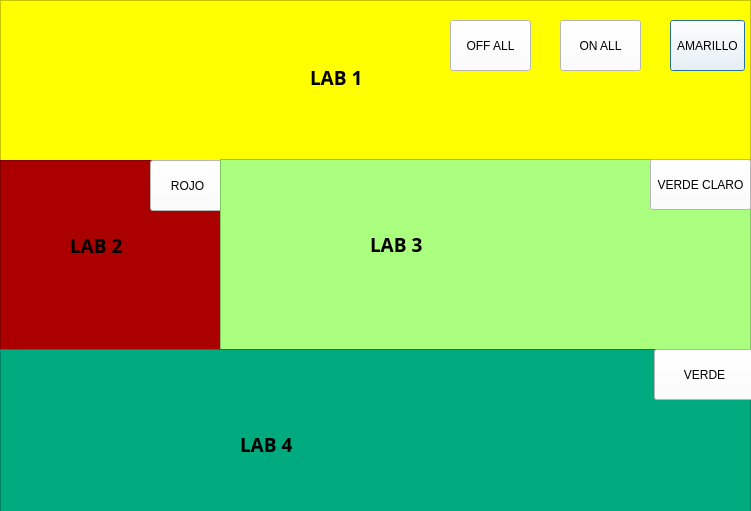
<?xml version="1.0" encoding="UTF-8"?>
<ui version="4.0">
 <class>Dialog</class>
 <widget class="QDialog" name="Dialog">
  <property name="geometry">
   <rect>
    <x>0</x>
    <y>0</y>
    <width>751</width>
    <height>511</height>
   </rect>
  </property>
  <property name="windowTitle">
   <string>Dialog</string>
  </property>
  <property name="styleSheet">
   <string notr="true"/>
  </property>
  <widget class="Line" name="line">
   <property name="geometry">
    <rect>
     <x>0</x>
     <y>160</y>
     <width>118</width>
     <height>3</height>
    </rect>
   </property>
   <property name="orientation">
    <enum>Qt::Horizontal</enum>
   </property>
  </widget>
  <widget class="Line" name="line_2">
   <property name="geometry">
    <rect>
     <x>110</x>
     <y>160</y>
     <width>118</width>
     <height>3</height>
    </rect>
   </property>
   <property name="orientation">
    <enum>Qt::Horizontal</enum>
   </property>
  </widget>
  <widget class="Line" name="line_3">
   <property name="geometry">
    <rect>
     <x>220</x>
     <y>160</y>
     <width>118</width>
     <height>3</height>
    </rect>
   </property>
   <property name="orientation">
    <enum>Qt::Horizontal</enum>
   </property>
  </widget>
  <widget class="Line" name="line_4">
   <property name="geometry">
    <rect>
     <x>330</x>
     <y>160</y>
     <width>118</width>
     <height>3</height>
    </rect>
   </property>
   <property name="orientation">
    <enum>Qt::Horizontal</enum>
   </property>
  </widget>
  <widget class="Line" name="line_5">
   <property name="geometry">
    <rect>
     <x>440</x>
     <y>160</y>
     <width>118</width>
     <height>3</height>
    </rect>
   </property>
   <property name="orientation">
    <enum>Qt::Horizontal</enum>
   </property>
  </widget>
  <widget class="Line" name="line_6">
   <property name="geometry">
    <rect>
     <x>550</x>
     <y>160</y>
     <width>118</width>
     <height>3</height>
    </rect>
   </property>
   <property name="orientation">
    <enum>Qt::Horizontal</enum>
   </property>
  </widget>
  <widget class="Line" name="line_7">
   <property name="geometry">
    <rect>
     <x>630</x>
     <y>160</y>
     <width>118</width>
     <height>3</height>
    </rect>
   </property>
   <property name="orientation">
    <enum>Qt::Horizontal</enum>
   </property>
  </widget>
  <widget class="Line" name="line_8">
   <property name="geometry">
    <rect>
     <x>220</x>
     <y>160</y>
     <width>3</width>
     <height>61</height>
    </rect>
   </property>
   <property name="orientation">
    <enum>Qt::Vertical</enum>
   </property>
  </widget>
  <widget class="Line" name="line_9">
   <property name="geometry">
    <rect>
     <x>220</x>
     <y>220</y>
     <width>3</width>
     <height>61</height>
    </rect>
   </property>
   <property name="orientation">
    <enum>Qt::Vertical</enum>
   </property>
  </widget>
  <widget class="Line" name="line_10">
   <property name="geometry">
    <rect>
     <x>220</x>
     <y>280</y>
     <width>3</width>
     <height>61</height>
    </rect>
   </property>
   <property name="orientation">
    <enum>Qt::Vertical</enum>
   </property>
  </widget>
  <widget class="Line" name="line_11">
   <property name="geometry">
    <rect>
     <x>0</x>
     <y>350</y>
     <width>118</width>
     <height>3</height>
    </rect>
   </property>
   <property name="orientation">
    <enum>Qt::Horizontal</enum>
   </property>
  </widget>
  <widget class="Line" name="line_12">
   <property name="geometry">
    <rect>
     <x>120</x>
     <y>350</y>
     <width>118</width>
     <height>3</height>
    </rect>
   </property>
   <property name="orientation">
    <enum>Qt::Horizontal</enum>
   </property>
  </widget>
  <widget class="Line" name="line_13">
   <property name="geometry">
    <rect>
     <x>220</x>
     <y>290</y>
     <width>3</width>
     <height>61</height>
    </rect>
   </property>
   <property name="orientation">
    <enum>Qt::Vertical</enum>
   </property>
  </widget>
  <widget class="Line" name="line_14">
   <property name="geometry">
    <rect>
     <x>230</x>
     <y>350</y>
     <width>118</width>
     <height>3</height>
    </rect>
   </property>
   <property name="orientation">
    <enum>Qt::Horizontal</enum>
   </property>
  </widget>
  <widget class="Line" name="line_15">
   <property name="geometry">
    <rect>
     <x>340</x>
     <y>350</y>
     <width>118</width>
     <height>3</height>
    </rect>
   </property>
   <property name="orientation">
    <enum>Qt::Horizontal</enum>
   </property>
  </widget>
  <widget class="Line" name="line_16">
   <property name="geometry">
    <rect>
     <x>440</x>
     <y>350</y>
     <width>118</width>
     <height>3</height>
    </rect>
   </property>
   <property name="orientation">
    <enum>Qt::Horizontal</enum>
   </property>
  </widget>
  <widget class="Line" name="line_17">
   <property name="geometry">
    <rect>
     <x>550</x>
     <y>350</y>
     <width>118</width>
     <height>3</height>
    </rect>
   </property>
   <property name="orientation">
    <enum>Qt::Horizontal</enum>
   </property>
  </widget>
  <widget class="Line" name="line_18">
   <property name="geometry">
    <rect>
     <x>640</x>
     <y>350</y>
     <width>118</width>
     <height>3</height>
    </rect>
   </property>
   <property name="orientation">
    <enum>Qt::Horizontal</enum>
   </property>
  </widget>
  <widget class="QFrame" name="frame">
   <property name="geometry">
    <rect>
     <x>0</x>
     <y>0</y>
     <width>751</width>
     <height>161</height>
    </rect>
   </property>
   <property name="styleSheet">
    <string notr="true">background-color: rgb(255, 255, 0);</string>
   </property>
   <property name="frameShape">
    <enum>QFrame::StyledPanel</enum>
   </property>
   <property name="frameShadow">
    <enum>QFrame::Raised</enum>
   </property>
   <widget class="QPushButton" name="AMARILLO">
    <property name="geometry">
     <rect>
      <x>670</x>
      <y>20</y>
      <width>75</width>
      <height>51</height>
     </rect>
    </property>
    <property name="styleSheet">
     <string notr="true">background-color: rgb(255, 255, 255);</string>
    </property>
    <property name="text">
     <string>AMARILLO</string>
    </property>
   </widget>
   <widget class="QPushButton" name="ALL">
    <property name="geometry">
     <rect>
      <x>560</x>
      <y>20</y>
      <width>81</width>
      <height>51</height>
     </rect>
    </property>
    <property name="styleSheet">
     <string notr="true">background-color: rgb(255, 255, 255);</string>
    </property>
    <property name="text">
     <string>ON ALL</string>
    </property>
   </widget>
   <widget class="QLabel" name="label">
    <property name="geometry">
     <rect>
      <x>310</x>
      <y>52</y>
      <width>131</width>
      <height>51</height>
     </rect>
    </property>
    <property name="font">
     <font>
      <family>Bahnschrift</family>
      <pointsize>14</pointsize>
      <weight>75</weight>
      <bold>true</bold>
     </font>
    </property>
    <property name="text">
     <string>LAB 1</string>
    </property>
   </widget>
   <widget class="QLabel" name="label_4">
    <property name="geometry">
     <rect>
      <x>410</x>
      <y>140</y>
      <width>131</width>
      <height>51</height>
     </rect>
    </property>
    <property name="font">
     <font>
      <family>Bahnschrift</family>
      <pointsize>14</pointsize>
      <weight>75</weight>
      <bold>true</bold>
     </font>
    </property>
    <property name="text">
     <string>LAB 1</string>
    </property>
   </widget>
   <widget class="QPushButton" name="OFFALL">
    <property name="geometry">
     <rect>
      <x>450</x>
      <y>20</y>
      <width>81</width>
      <height>51</height>
     </rect>
    </property>
    <property name="styleSheet">
     <string notr="true">background-color: rgb(255, 255, 255);</string>
    </property>
    <property name="text">
     <string>OFF ALL</string>
    </property>
   </widget>
  </widget>
  <widget class="QFrame" name="frame_2">
   <property name="geometry">
    <rect>
     <x>0</x>
     <y>160</y>
     <width>221</width>
     <height>191</height>
    </rect>
   </property>
   <property name="styleSheet">
    <string notr="true">background-color: rgb(170, 0, 0);</string>
   </property>
   <property name="frameShape">
    <enum>QFrame::StyledPanel</enum>
   </property>
   <property name="frameShadow">
    <enum>QFrame::Raised</enum>
   </property>
   <widget class="QPushButton" name="ROJO">
    <property name="geometry">
     <rect>
      <x>150</x>
      <y>0</y>
      <width>75</width>
      <height>51</height>
     </rect>
    </property>
    <property name="styleSheet">
     <string notr="true">background-color: rgb(255, 255, 255);</string>
    </property>
    <property name="text">
     <string>ROJO</string>
    </property>
   </widget>
   <widget class="QLabel" name="label_2">
    <property name="geometry">
     <rect>
      <x>70</x>
      <y>60</y>
      <width>131</width>
      <height>51</height>
     </rect>
    </property>
    <property name="font">
     <font>
      <family>Bahnschrift</family>
      <pointsize>14</pointsize>
      <weight>75</weight>
      <bold>true</bold>
     </font>
    </property>
    <property name="text">
     <string>LAB 2</string>
    </property>
   </widget>
  </widget>
  <widget class="QFrame" name="frame_3">
   <property name="geometry">
    <rect>
     <x>220</x>
     <y>159</y>
     <width>531</width>
     <height>191</height>
    </rect>
   </property>
   <property name="styleSheet">
    <string notr="true">background-color: rgb(170, 255, 127);</string>
   </property>
   <property name="frameShape">
    <enum>QFrame::StyledPanel</enum>
   </property>
   <property name="frameShadow">
    <enum>QFrame::Raised</enum>
   </property>
   <widget class="QPushButton" name="VERDE_CLARO">
    <property name="geometry">
     <rect>
      <x>430</x>
      <y>0</y>
      <width>101</width>
      <height>51</height>
     </rect>
    </property>
    <property name="styleSheet">
     <string notr="true">background-color: rgb(255, 255, 255);</string>
    </property>
    <property name="text">
     <string>VERDE CLARO</string>
    </property>
   </widget>
   <widget class="QLabel" name="label_3">
    <property name="geometry">
     <rect>
      <x>150</x>
      <y>60</y>
      <width>131</width>
      <height>51</height>
     </rect>
    </property>
    <property name="font">
     <font>
      <family>Bahnschrift</family>
      <pointsize>14</pointsize>
      <weight>75</weight>
      <bold>true</bold>
     </font>
    </property>
    <property name="text">
     <string>LAB 3</string>
    </property>
   </widget>
  </widget>
  <widget class="QFrame" name="frame_4">
   <property name="geometry">
    <rect>
     <x>0</x>
     <y>349</y>
     <width>751</width>
     <height>171</height>
    </rect>
   </property>
   <property name="styleSheet">
    <string notr="true">background-color: rgb(0, 170, 127);</string>
   </property>
   <property name="frameShape">
    <enum>QFrame::StyledPanel</enum>
   </property>
   <property name="frameShadow">
    <enum>QFrame::Raised</enum>
   </property>
   <widget class="QPushButton" name="pushButton_4">
    <property name="geometry">
     <rect>
      <x>654</x>
      <y>0</y>
      <width>101</width>
      <height>51</height>
     </rect>
    </property>
    <property name="styleSheet">
     <string notr="true">background-color: rgb(255, 255, 255);</string>
    </property>
    <property name="text">
     <string>VERDE</string>
    </property>
   </widget>
   <widget class="QLabel" name="label_5">
    <property name="geometry">
     <rect>
      <x>240</x>
      <y>70</y>
      <width>131</width>
      <height>51</height>
     </rect>
    </property>
    <property name="font">
     <font>
      <family>Bahnschrift</family>
      <pointsize>14</pointsize>
      <weight>75</weight>
      <bold>true</bold>
     </font>
    </property>
    <property name="text">
     <string>LAB 4</string>
    </property>
   </widget>
  </widget>
 </widget>
 <resources/>
 <connections/>
</ui>
